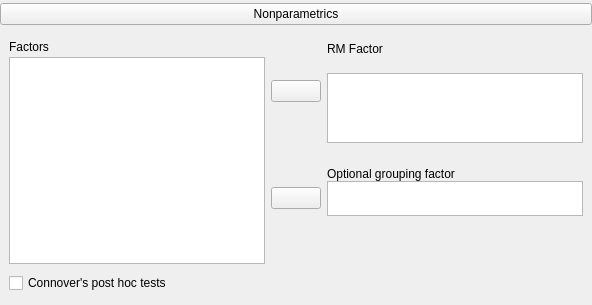
    <widget class="QWidget" name="groupFriedman" native="true">
     <property name="minimumSize">
      <size>
       <width>0</width>
       <height>0</height>
      </size>
     </property>
     <layout class="QGridLayout" name="gridLayout_34">
      <property name="leftMargin">
       <number>0</number>
      </property>
      <property name="topMargin">
       <number>3</number>
      </property>
      <property name="rightMargin">
       <number>0</number>
      </property>
      <property name="bottomMargin">
       <number>3</number>
      </property>
      <item row="4" column="0">
       <widget class="QWidget" name="containerFriedman" native="true">
        <property name="sizePolicy">
         <sizepolicy hsizetype="Preferred" vsizetype="Expanding">
          <horstretch>0</horstretch>
          <verstretch>0</verstretch>
         </sizepolicy>
        </property>
        <property name="minimumSize">
         <size>
          <width>0</width>
          <height>200</height>
         </size>
        </property>
        <layout class="QGridLayout" name="gridLayout_26">
         <item row="1" column="0">
          <widget class="BoundCheckBox" name="connoverTest">
           <property name="text">
            <string>Connover's post hoc tests</string>
           </property>
          </widget>
         </item>
         <item row="0" column="0">
          <widget class="QWidget" name="widget_25" native="true">
           <layout class="QGridLayout" name="gridLayout_35">
            <property name="leftMargin">
             <number>0</number>
            </property>
            <property name="topMargin">
             <number>0</number>
            </property>
            <property name="rightMargin">
             <number>0</number>
            </property>
            <property name="bottomMargin">
             <number>3</number>
            </property>
            <property name="horizontalSpacing">
             <number>0</number>
            </property>
            <property name="verticalSpacing">
             <number>3</number>
            </property>
            <item row="0" column="0">
             <widget class="QLabel" name="label_18">
              <property name="sizePolicy">
               <sizepolicy hsizetype="Fixed" vsizetype="Fixed">
                <horstretch>0</horstretch>
                <verstretch>0</verstretch>
               </sizepolicy>
              </property>
              <property name="text">
               <string>Factors</string>
              </property>
             </widget>
            </item>
            <item row="1" column="0">
             <widget class="AvailableFieldsListView" name="friedmanVariables">
              <property name="sizePolicy">
               <sizepolicy hsizetype="Expanding" vsizetype="Expanding">
                <horstretch>0</horstretch>
                <verstretch>0</verstretch>
               </sizepolicy>
              </property>
              <property name="minimumSize">
               <size>
                <width>0</width>
                <height>100</height>
               </size>
              </property>
              <property name="maximumSize">
               <size>
                <width>16777215</width>
                <height>16777215</height>
               </size>
              </property>
             </widget>
            </item>
           </layout>
          </widget>
         </item>
         <item row="0" column="1">
          <widget class="QWidget" name="widget_27" native="true">
           <property name="minimumSize">
            <size>
             <width>0</width>
             <height>200</height>
            </size>
           </property>
           <layout class="QVBoxLayout" name="verticalLayout">
            <property name="leftMargin">
             <number>0</number>
            </property>
            <property name="topMargin">
             <number>2</number>
            </property>
            <property name="rightMargin">
             <number>0</number>
            </property>
            <property name="bottomMargin">
             <number>51</number>
            </property>
            <item>
             <widget class="QWidget" name="widget_28" native="true">
              <property name="sizePolicy">
               <sizepolicy hsizetype="Preferred" vsizetype="Preferred">
                <horstretch>0</horstretch>
                <verstretch>0</verstretch>
               </sizepolicy>
              </property>
              <property name="minimumSize">
               <size>
                <width>0</width>
                <height>0</height>
               </size>
              </property>
              <layout class="QGridLayout" name="gridLayout_37">
               <property name="leftMargin">
                <number>0</number>
               </property>
               <property name="topMargin">
                <number>0</number>
               </property>
               <property name="rightMargin">
                <number>0</number>
               </property>
               <property name="bottomMargin">
                <number>35</number>
               </property>
               <property name="verticalSpacing">
                <number>0</number>
               </property>
               <item row="0" column="1">
                <widget class="QLabel" name="label_14">
                 <property name="sizePolicy">
                  <sizepolicy hsizetype="Fixed" vsizetype="Fixed">
                   <horstretch>0</horstretch>
                   <verstretch>0</verstretch>
                  </sizepolicy>
                 </property>
                 <property name="text">
                  <string>RM Factor</string>
                 </property>
                </widget>
               </item>
               <item row="2" column="0">
                <widget class="AssignButton" name="buttonAssignFriedmanWithin">
                 <property name="sizePolicy">
                  <sizepolicy hsizetype="Fixed" vsizetype="Fixed">
                   <horstretch>0</horstretch>
                   <verstretch>0</verstretch>
                  </sizepolicy>
                 </property>
                 <property name="minimumSize">
                  <size>
                   <width>50</width>
                   <height>0</height>
                  </size>
                 </property>
                 <property name="maximumSize">
                  <size>
                   <width>50</width>
                   <height>16777215</height>
                  </size>
                 </property>
                 <property name="text">
                  <string/>
                 </property>
                </widget>
               </item>
               <item row="2" column="1">
                <widget class="BoundListView" name="friedmanWithinFactor">
                 <property name="sizePolicy">
                  <sizepolicy hsizetype="Expanding" vsizetype="Fixed">
                   <horstretch>0</horstretch>
                   <verstretch>0</verstretch>
                  </sizepolicy>
                 </property>
                 <property name="minimumSize">
                  <size>
                   <width>0</width>
                   <height>70</height>
                  </size>
                 </property>
                 <property name="maximumSize">
                  <size>
                   <width>16777215</width>
                   <height>35</height>
                  </size>
                 </property>
                </widget>
               </item>
              </layout>
             </widget>
            </item>
            <item>
             <widget class="QWidget" name="widget_26" native="true">
              <property name="sizePolicy">
               <sizepolicy hsizetype="Preferred" vsizetype="Preferred">
                <horstretch>0</horstretch>
                <verstretch>0</verstretch>
               </sizepolicy>
              </property>
              <layout class="QGridLayout" name="gridLayout_36">
               <property name="leftMargin">
                <number>0</number>
               </property>
               <property name="topMargin">
                <number>0</number>
               </property>
               <property name="rightMargin">
                <number>0</number>
               </property>
               <property name="bottomMargin">
                <number>0</number>
               </property>
               <property name="verticalSpacing">
                <number>0</number>
               </property>
               <item row="0" column="1">
                <widget class="QLabel" name="label_19">
                 <property name="sizePolicy">
                  <sizepolicy hsizetype="Fixed" vsizetype="Fixed">
                   <horstretch>0</horstretch>
                   <verstretch>0</verstretch>
                  </sizepolicy>
                 </property>
                 <property name="text">
                  <string>Optional grouping factor</string>
                 </property>
                </widget>
               </item>
               <item row="1" column="1">
                <widget class="BoundListView" name="friedmanBetweenFactor">
                 <property name="sizePolicy">
                  <sizepolicy hsizetype="Expanding" vsizetype="Fixed">
                   <horstretch>0</horstretch>
                   <verstretch>0</verstretch>
                  </sizepolicy>
                 </property>
                 <property name="maximumSize">
                  <size>
                   <width>16777215</width>
                   <height>35</height>
                  </size>
                 </property>
                </widget>
               </item>
               <item row="1" column="0">
                <widget class="AssignButton" name="buttonAssignFriedmanBetween">
                 <property name="sizePolicy">
                  <sizepolicy hsizetype="Fixed" vsizetype="Fixed">
                   <horstretch>0</horstretch>
                   <verstretch>0</verstretch>
                  </sizepolicy>
                 </property>
                 <property name="minimumSize">
                  <size>
                   <width>50</width>
                   <height>0</height>
                  </size>
                 </property>
                 <property name="maximumSize">
                  <size>
                   <width>50</width>
                   <height>16777215</height>
                  </size>
                 </property>
                 <property name="text">
                  <string/>
                 </property>
                </widget>
               </item>
              </layout>
             </widget>
            </item>
           </layout>
          </widget>
         </item>
        </layout>
       </widget>
      </item>
      <item row="1" column="0">
       <widget class="ExpanderButton" name="expanderOptionsFriedman">
        <property name="sizePolicy">
         <sizepolicy hsizetype="Expanding" vsizetype="Fixed">
          <horstretch>0</horstretch>
          <verstretch>0</verstretch>
         </sizepolicy>
        </property>
        <property name="text">
         <string>Nonparametrics</string>
        </property>
       </widget>
      </item>
     </layout>
    </widget>
